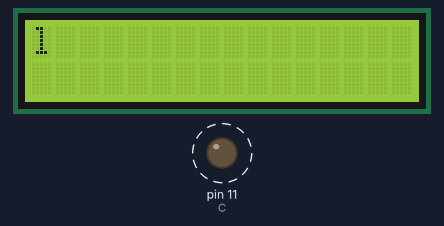
A sketch run on a simulated Arduino Uno, built with avr-gcc and run on an emulated ATmega328P. Parts: 16×2 character LCD, output pins drawn as LEDs (lit = HIGH). Wiring (inferred from the names in the program): character LCD (HD44780): RS pin 13; E pin 7; data pin 12, pin 8, pin 9, pin 10. Dashed ring = blinking. Pins used as bus, display or sensor lines are not drawn.

Above: at 1.9 s.
Timing chart, 0 to 40.0 s (numbered marks = the images above):
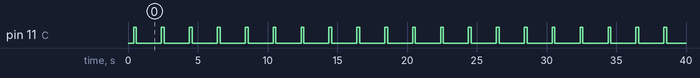

Measured:
- by itself, pin 11 (C): alternates HIGH for 0.20 s and LOW for 1.8 s

The sketch:

18-7_Segment_one_digit_cathode_type.ino
```cpp
int A = 13;
int B = 12;
int C = 11;
int D = 10;
int E = 9;
int F = 8;
int G = 7;


void setup()
{
  pinMode(A,OUTPUT);
  pinMode(B,OUTPUT);
  pinMode(C,OUTPUT);
  pinMode(D,OUTPUT);
  pinMode(E,OUTPUT);
  pinMode(F,OUTPUT);
  pinMode(G,OUTPUT);

}

void sravani(int value){
  digitalWrite(A,HIGH);
  digitalWrite(B,HIGH);
  digitalWrite(C,HIGH);
  digitalWrite(D,HIGH);
  digitalWrite(E,HIGH);
  digitalWrite(F,HIGH);
  digitalWrite(G,HIGH);

 if (value==0)
 {
  digitalWrite(A,LOW);
  digitalWrite(B,LOW);
  digitalWrite(C,LOW);
  digitalWrite(D,LOW);
  digitalWrite(E,LOW);
  digitalWrite(F,LOW);

 }
 if (value==1)
 {

  digitalWrite(B,LOW);
  digitalWrite(C,LOW);
 }
 if (value==2)
 {
  digitalWrite(A,LOW);
  digitalWrite(B,LOW);
  digitalWrite(D,LOW);
  digitalWrite(E,LOW);
  digitalWrite(G,LOW);

 }
 if (value==3)
 {
  digitalWrite(A,LOW);
  digitalWrite(B,LOW);
  digitalWrite(C,LOW);
  digitalWrite(D,LOW);
  digitalWrite(G,LOW);

 }
 if (value==4)
 {

  digitalWrite(B,LOW);
  digitalWrite(C,LOW);
  digitalWrite(F,LOW);
  digitalWrite(G,LOW);
 }
 if (value==5)
 {
  digitalWrite(A,LOW);
  digitalWrite(C,LOW);
  digitalWrite(D,LOW);
  digitalWrite(F,LOW);
  digitalWrite(G,LOW);
 }
 if (value==6)
 {
  digitalWrite(A,LOW);
  digitalWrite(C,LOW);
  digitalWrite(D,LOW);
  digitalWrite(E,LOW);
  digitalWrite(F,LOW);
  digitalWrite(G,LOW);
 }
 if (value==7)
 {
  digitalWrite(A,LOW);
  digitalWrite(B,LOW);
  digitalWrite(C,LOW);

 }
 if (value==8)
 {
  digitalWrite(A,LOW);
  digitalWrite(B,LOW);
  digitalWrite(C,LOW);
  digitalWrite(D,LOW);
  digitalWrite(E,LOW);
  digitalWrite(F,LOW);
  digitalWrite(G,LOW);
 }
 if (value==9)
 {
  digitalWrite(A,LOW);
  digitalWrite(B,LOW);
  digitalWrite(C,LOW);
  digitalWrite(F,LOW);
  digitalWrite(G,LOW);
 }
}
void loop()
{
  sravani(0);
  delay(200);
  sravani(1);
  delay(200);
  sravani(2);
  delay(200);
  sravani(3);
  delay(200);
  sravani(4);
  delay(200);
  sravani(5);
  delay(200);
  sravani(6);
  delay(200);
  sravani(7);
  delay(200);
  sravani(8);
  delay(200);
  sravani(9);
  delay(200);

}
```
